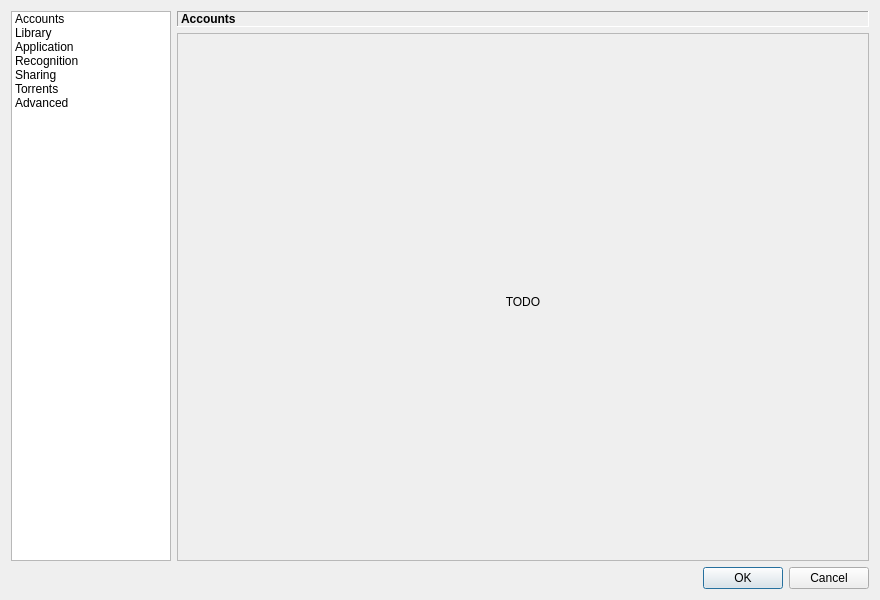
<?xml version="1.0" encoding="UTF-8"?>
<ui version="4.0">
 <class>SettingsDialog</class>
 <widget class="QDialog" name="SettingsDialog">
  <property name="geometry">
   <rect>
    <x>0</x>
    <y>0</y>
    <width>880</width>
    <height>600</height>
   </rect>
  </property>
  <property name="windowTitle">
   <string>Settings</string>
  </property>
  <layout class="QVBoxLayout" name="verticalLayout">
   <item>
    <layout class="QHBoxLayout" name="horizontalLayout">
     <item>
      <widget class="QTreeWidget" name="treeWidget">
       <property name="sizePolicy">
        <sizepolicy hsizetype="Fixed" vsizetype="Expanding">
         <horstretch>0</horstretch>
         <verstretch>0</verstretch>
        </sizepolicy>
       </property>
       <property name="maximumSize">
        <size>
         <width>160</width>
         <height>16777215</height>
        </size>
       </property>
       <property name="rootIsDecorated">
        <bool>false</bool>
       </property>
       <property name="uniformRowHeights">
        <bool>true</bool>
       </property>
       <property name="itemsExpandable">
        <bool>false</bool>
       </property>
       <attribute name="headerVisible">
        <bool>false</bool>
       </attribute>
       <column>
        <property name="text">
         <string>Section</string>
        </property>
       </column>
       <item>
        <property name="text">
         <string>Accounts</string>
        </property>
       </item>
       <item>
        <property name="text">
         <string>Library</string>
        </property>
       </item>
       <item>
        <property name="text">
         <string>Application</string>
        </property>
        <item>
         <property name="text">
          <string>Lists</string>
         </property>
        </item>
       </item>
       <item>
        <property name="text">
         <string>Recognition</string>
        </property>
        <item>
         <property name="text">
          <string>Media players</string>
         </property>
        </item>
        <item>
         <property name="text">
          <string>Streaming</string>
         </property>
        </item>
       </item>
       <item>
        <property name="text">
         <string>Sharing</string>
        </property>
        <item>
         <property name="text">
          <string>Discord</string>
         </property>
        </item>
        <item>
         <property name="text">
          <string>HTTP</string>
         </property>
        </item>
        <item>
         <property name="text">
          <string>mIRC</string>
         </property>
        </item>
       </item>
       <item>
        <property name="text">
         <string>Torrents</string>
        </property>
        <item>
         <property name="text">
          <string>Downloads</string>
         </property>
        </item>
        <item>
         <property name="text">
          <string>Filters</string>
         </property>
        </item>
       </item>
       <item>
        <property name="text">
         <string>Advanced</string>
        </property>
        <item>
         <property name="text">
          <string>Cache</string>
         </property>
        </item>
       </item>
      </widget>
     </item>
     <item>
      <layout class="QVBoxLayout" name="verticalLayout_2">
       <item>
        <widget class="QLabel" name="titleLabel">
         <property name="font">
          <font>
           <bold>true</bold>
          </font>
         </property>
         <property name="frameShape">
          <enum>QFrame::Panel</enum>
         </property>
         <property name="frameShadow">
          <enum>QFrame::Sunken</enum>
         </property>
         <property name="text">
          <string>Accounts</string>
         </property>
         <property name="margin">
          <number>4</number>
         </property>
        </widget>
       </item>
       <item>
        <widget class="QStackedWidget" name="stackedWidget">
         <property name="frameShape">
          <enum>QFrame::StyledPanel</enum>
         </property>
         <property name="frameShadow">
          <enum>QFrame::Plain</enum>
         </property>
         <property name="currentIndex">
          <number>0</number>
         </property>
         <widget class="QWidget" name="accountsPage">
          <layout class="QVBoxLayout" name="verticalLayout_3">
           <property name="leftMargin">
            <number>0</number>
           </property>
           <property name="rightMargin">
            <number>0</number>
           </property>
           <property name="bottomMargin">
            <number>0</number>
           </property>
           <item>
            <widget class="QLabel" name="label">
             <property name="text">
              <string>TODO</string>
             </property>
             <property name="alignment">
              <set>Qt::AlignCenter</set>
             </property>
            </widget>
           </item>
          </layout>
         </widget>
        </widget>
       </item>
      </layout>
     </item>
    </layout>
   </item>
   <item>
    <widget class="QDialogButtonBox" name="buttonBox">
     <property name="orientation">
      <enum>Qt::Horizontal</enum>
     </property>
     <property name="standardButtons">
      <set>QDialogButtonBox::Cancel|QDialogButtonBox::Ok</set>
     </property>
    </widget>
   </item>
  </layout>
 </widget>
 <resources/>
 <connections>
  <connection>
   <sender>buttonBox</sender>
   <signal>accepted()</signal>
   <receiver>SettingsDialog</receiver>
   <slot>accept()</slot>
   <hints>
    <hint type="sourcelabel">
     <x>248</x>
     <y>254</y>
    </hint>
    <hint type="destinationlabel">
     <x>157</x>
     <y>274</y>
    </hint>
   </hints>
  </connection>
  <connection>
   <sender>buttonBox</sender>
   <signal>rejected()</signal>
   <receiver>SettingsDialog</receiver>
   <slot>reject()</slot>
   <hints>
    <hint type="sourcelabel">
     <x>316</x>
     <y>260</y>
    </hint>
    <hint type="destinationlabel">
     <x>286</x>
     <y>274</y>
    </hint>
   </hints>
  </connection>
 </connections>
</ui>
